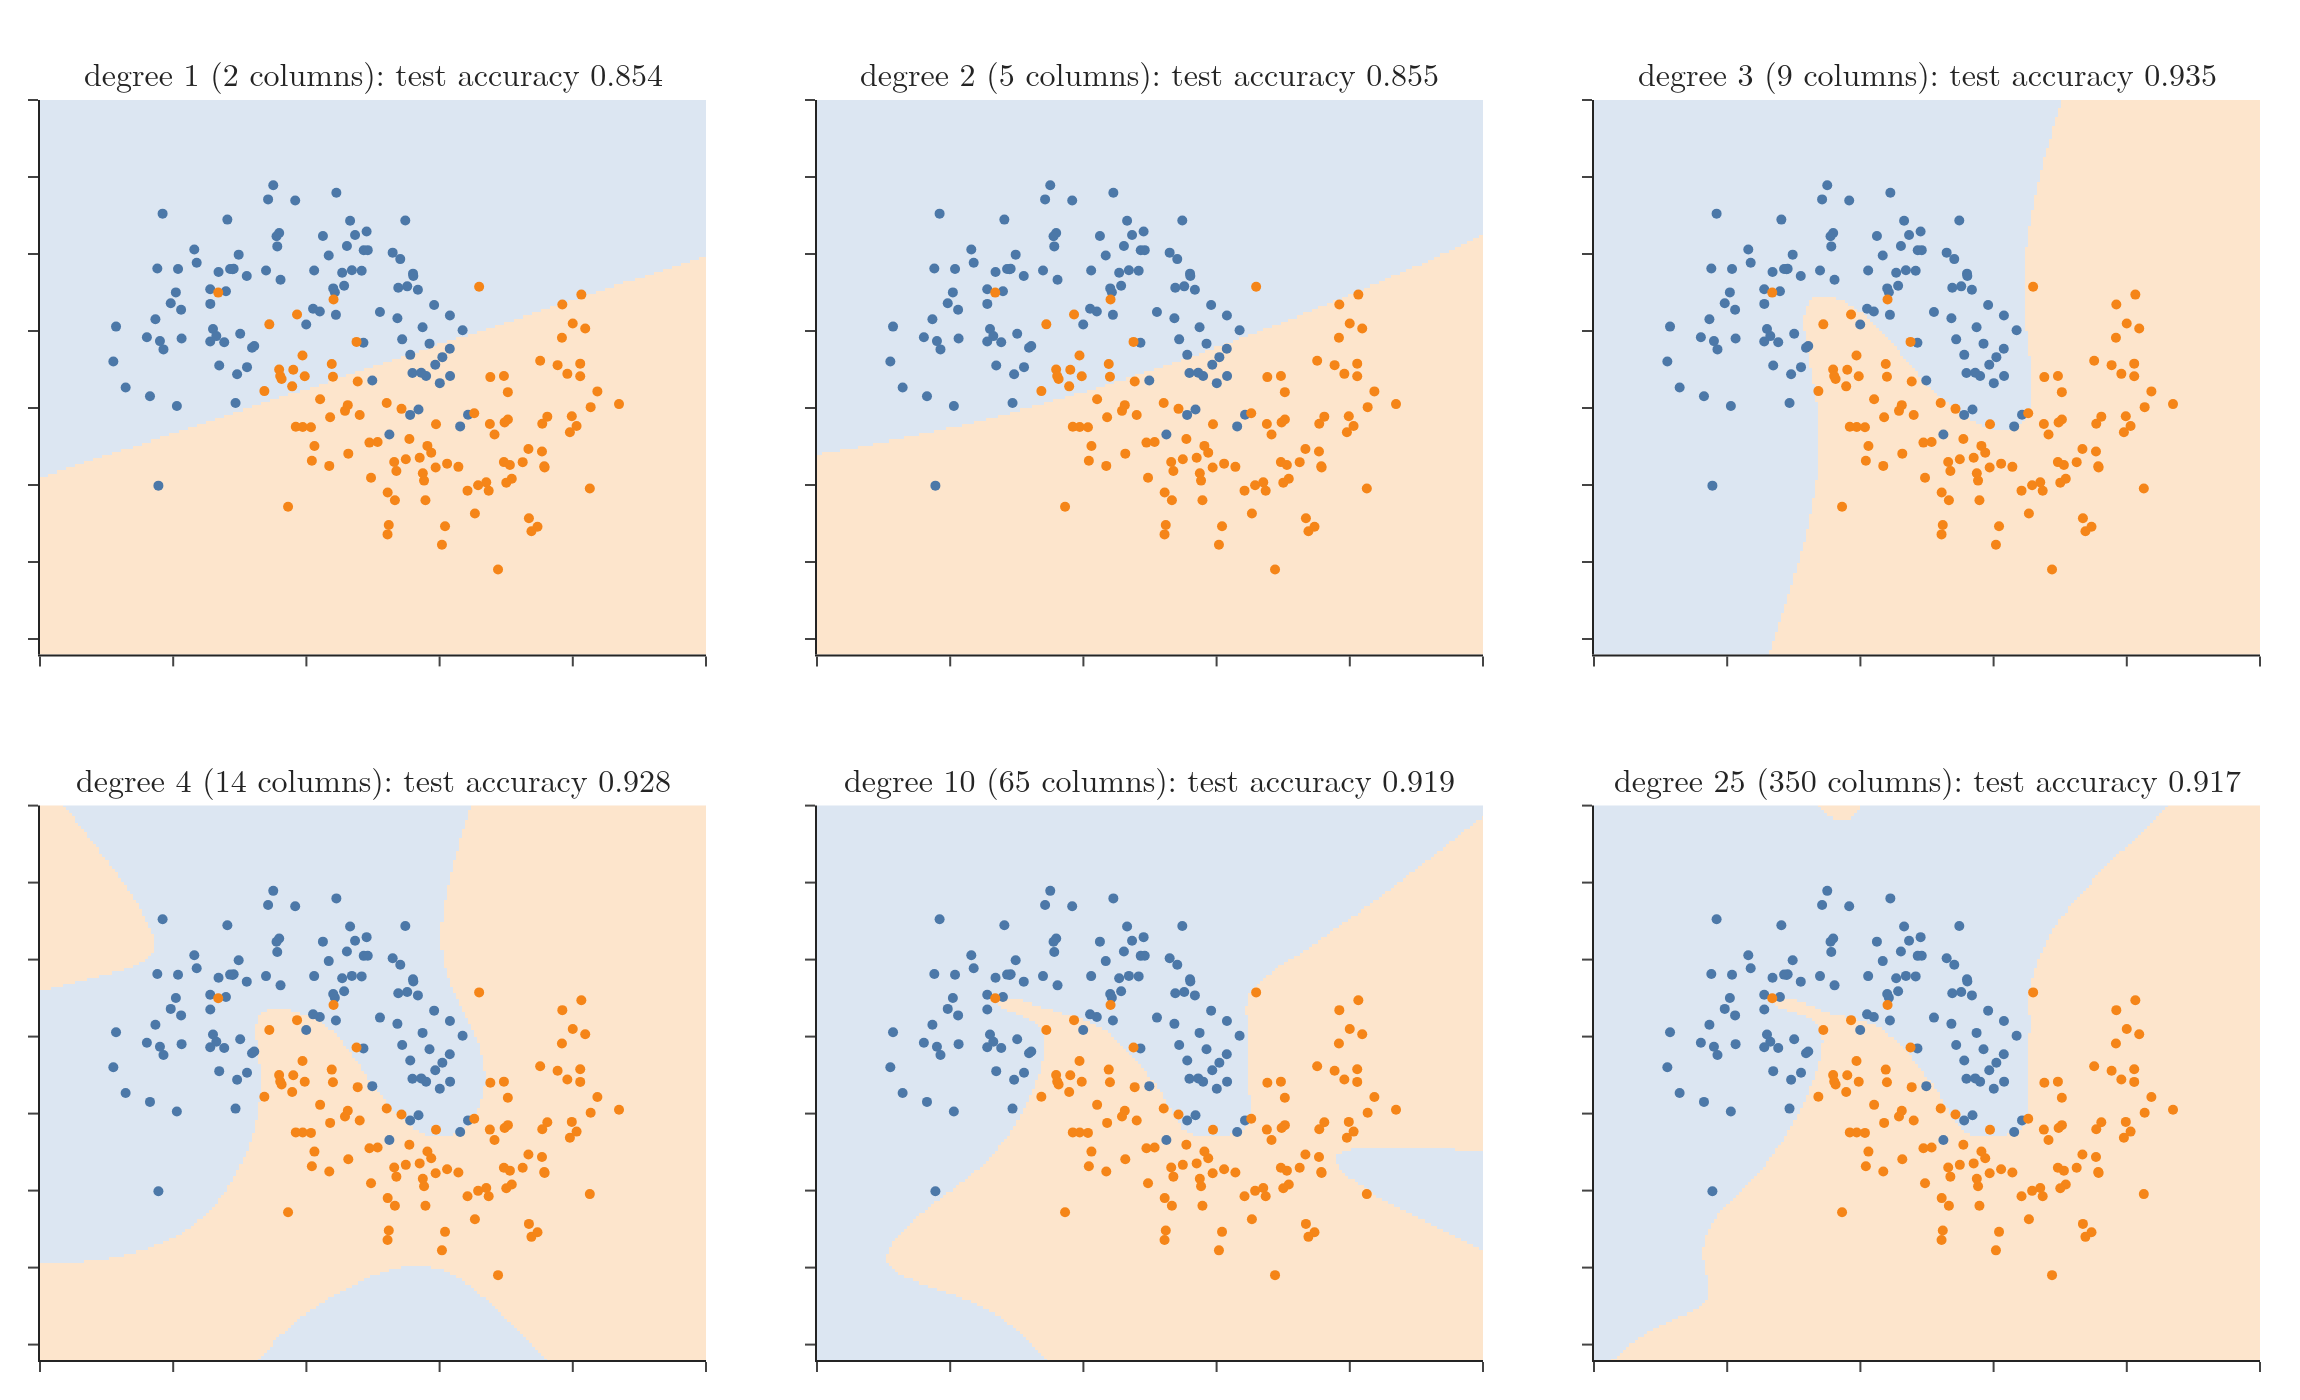

Reproduce this figure in Python.
"""Logistic regression on polynomial features of moon-shaped data: decision regions for six degrees (Plotly).
Weak regularisation (C = 10,000) so the effect of the degree shows. Regions drawn for one training set (seed 0);
each title gives the test accuracy averaged over 20 training sets (seeds 0-19) on one fresh 5,000-point test set."""
from pathlib import Path
import numpy as np
import warnings
import plotly.graph_objects as go
from plotly.subplots import make_subplots
from sklearn.datasets import make_moons
from sklearn.linear_model import LogisticRegression
from sklearn.pipeline import make_pipeline
from sklearn.preprocessing import PolynomialFeatures, StandardScaler
warnings.simplefilter("ignore")

here = Path(__file__).parent
X, y = make_moons(n_samples=200, noise=0.25, random_state=0)
X_test, y_test = make_moons(n_samples=5000, noise=0.25, random_state=999)


def make(d):
    return make_pipeline(PolynomialFeatures(degree=d, include_bias=False), StandardScaler(),
                         LogisticRegression(C=1e4, max_iter=100000))


def avg_test(d):
    return np.mean([make(d).fit(*make_moons(n_samples=200, noise=0.25, random_state=s)).score(X_test, y_test)
                    for s in range(20)])
degrees = [1, 2, 3, 4, 10, 25]
xs, ys = np.linspace(-2, 3, 220), np.linspace(-1.6, 2.0, 180)
XX, YY = np.meshgrid(xs, ys)
fig = make_subplots(rows=2, cols=3, horizontal_spacing=0.05, vertical_spacing=0.12, subplot_titles=[" "] * 6)
for k, d in enumerate(degrees):
    model = make(d)
    cv = avg_test(d)
    model.fit(X, y)
    Z = model.predict(np.c_[XX.ravel(), YY.ravel()]).reshape(XX.shape)
    r, c = k // 3 + 1, k % 3 + 1
    fig.add_trace(go.Heatmap(x=xs, y=ys, z=Z, colorscale=[[0, "#DCE6F2"], [1, "#FDE5CC"]], showscale=False, hoverinfo="skip"), r, c)
    for cls, col in ((0, "#4C78A8"), (1, "#F58518")):
        fig.add_trace(go.Scatter(x=X[y == cls, 0], y=X[y == cls, 1], mode="markers", marker=dict(color=col, size=5),
                                 showlegend=False), r, c)
    n_cols = model[0].n_output_features_
    fig.layout.annotations[k].text = f"degree {d} ({n_cols} columns): test accuracy {cv:.3f}"
    print(d, n_cols, round(cv, 3), "train", model.score(X, y))
fig.update_xaxes(range=[-2, 3], showticklabels=False)
fig.update_yaxes(range=[-1.6, 2.0], showticklabels=False)
fig.update_layout(template="simple_white", width=1150, height=700, font=dict(family="Latin Modern Roman", size=15),
                  margin=dict(l=20, r=20, t=50, b=20))
fig.write_image(here / "degrees.png", scale=2); fig.write_image(here / "degrees.pdf")
